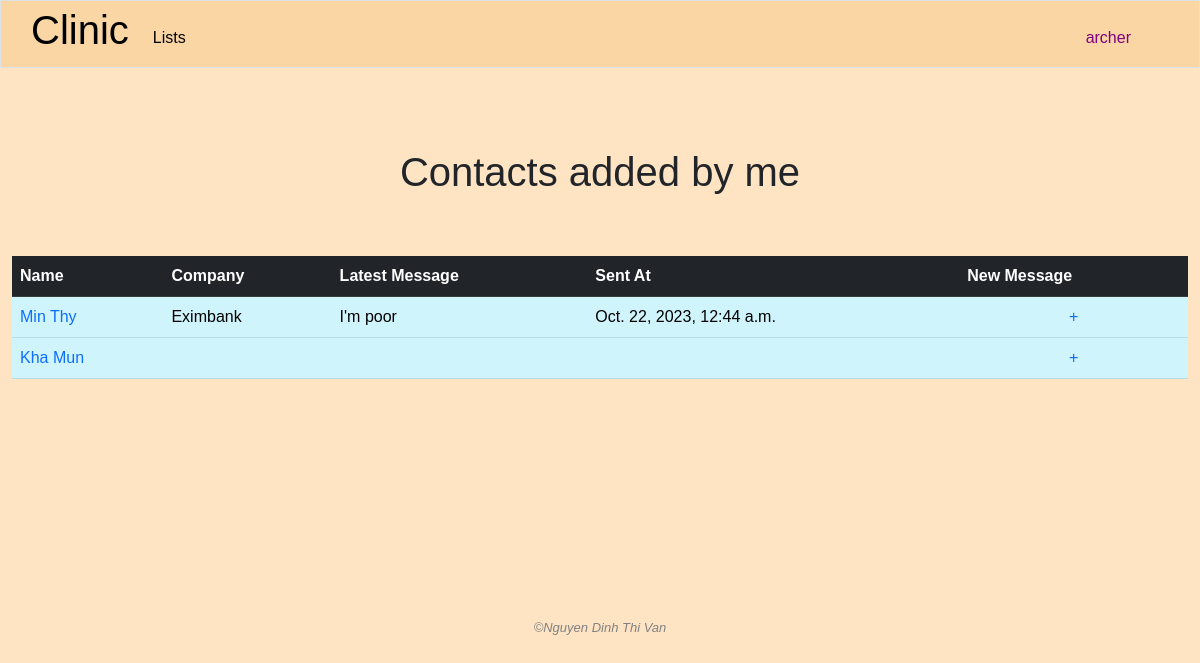
The page /my_people (signed in) on the database as committed earlier.
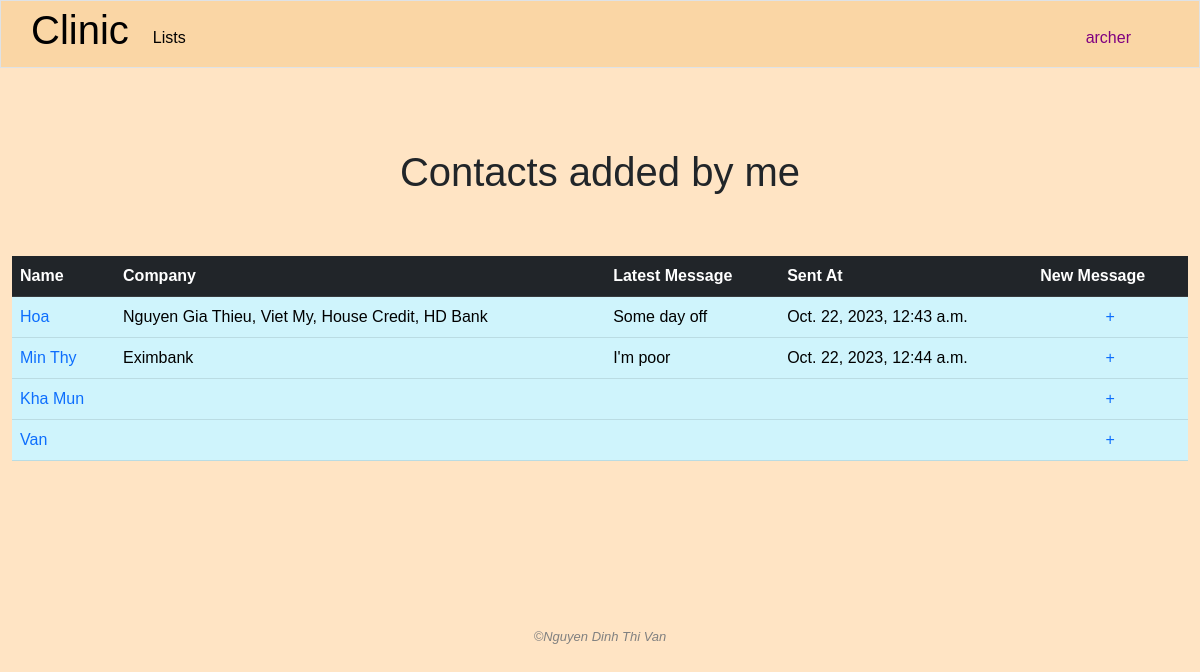
The same page on the database as committed later.
### clinic/models.py (models this page shows, shortened)
class People(models.Model):
    name = models.CharField(max_length=255)
    company = models.ManyToManyField(Company,related_name="contact")
    position = models.TextField(blank=True)
    address = models.TextField(blank=True, null=True)
    email = models.CharField(max_length=255)
    phone = models.CharField(max_length=255)
    note = models.TextField(blank=True)
    created_by = models.ForeignKey(User, on_delete=models.SET_NULL, blank=True, null=True, related_name='add_people')
    modified_by = models.ForeignKey(User, on_delete=models.SET_NULL, blank=True, null=True, related_name='modified_person')

class Company(models.Model):
    name = models.CharField(max_length=255)
    industry = models.CharField(max_length=255)
    address = models.TextField()
    email = models.CharField(max_length=255, blank=True, null=True)
    phone = models.CharField(max_length=255, blank=True, null=True)
    representative = models.ForeignKey('People', on_delete=models.SET_NULL, blank=True, null=True, related_name="companies")
    male_headcount = models.IntegerField()
    female_headcount = models.IntegerField()
    created_by = models.ForeignKey(User, on_delete=models.SET_NULL, blank=True, null=True, related_name="add_companies")
    modified_by = models.ForeignKey(User, on_delete=models.SET_NULL, blank=True, null=True, related_name="modified_companies")

class ContactDiary(models.Model):
    name = models.ForeignKey(People, on_delete=models.CASCADE, related_name='talks')
    content = models.TextField()
    date = models.DateTimeField(auto_now_add=True)

### clinic/views.py (the view)
# urls.py: path('my_people', views.my_people, name="my_people"),
@login_required
def my_people(request):
    if "read_self_add_people_info" not in user_right(request.user.management_right_level):
        request.session['nay_message'] = "You're not allow to check this info"
        return HttpResponseRedirect(reverse('index'))
    yay_message = request.session.get('yay_message', '')
    nay_message = request.session.get('nay_message', '')
    request.session['yay_message'] = ''
    request.session['nay_message'] = ''
    people = People.objects.filter(created_by=request.user)
    for person in people:
        person.latest_message = person.talks.order_by("-date").first()
        related_companies = person.company.all()
        representing_companies = person.companies.all()
        unique_companies = list(set(related_companies).union(set(representing_companies)))
        person.unique_companies = unique_companies
    return render(request, "clinic/my_people.html", {
        "people": people,
        "yay_message": yay_message,
        "nay_message": nay_message
    })

### clinic/templates/clinic/my_people.html (shortened to what this page needs)
{% extends "clinic/layout.html" %}
{% load static %}
{% block main %}
    <h1 class="text-center page-title">Contacts added by me</h1>
    <div class="container-fluid">
        <table class="table table-info">
            <thead class="table table-dark">
                <tr>
                    <th>Name</th>
                    <th>Company</th>
                    <th>Latest Message</th>
                    <th>Sent At</th>
                    <th>New Message</th>
                </tr>
            </thead>
            <tbody>
                {% for person in people %}
                    <tr>
                        <td>
                            <a class="no-underline" href="{% url 'person_detail' person_id=person.id %}">{{ person.name }}</a>
                        </td>
                        <td>
                            {% for company in person.unique_companies %}
                                {% if not forloop.last %}
                                    {{ company.name }},
                                {% else %}
                                    {{ company.name }}
                                {% endif %}
                            {% endfor %}
                        </td>
                        <td>
                            {{ person.latest_message.content }}
                        </td>
                        <td>
                            {{ person.latest_message.date }}
                        </td>
                        <td style="text-align: center;">
                            <a href="{% url 'add_message_from_all_people_page' person_id=person.id %}" class="no-underline">+</a>
                        </td>
                    </tr>
                {% empty %}
                    No contact yet
                {% endfor %}
            </tbody>
        </table>
    </div>
{% endblock %}

Rows that differ between the two databases and show on the page:
now on this page (row edited): People: name "Hoa", latest_message.content "Some day off", latest_message "Oct. 22, 2023, 12:43 a.m."
now on this page (row unchanged): Company: name "Nguyen Gia Thieu", shown under "Hoa"
now on this page (row unchanged): Company: name "Viet My", shown under "Hoa"
now on this page (row unchanged): Company: name "House Credit", shown under "Hoa"
now on this page (row unchanged): Company: name "HD Bank", shown under "Hoa"
added People: name "Van"
